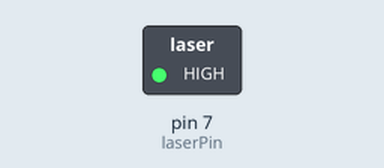
This sketch was run on a simulated Arduino Uno, built with avr-gcc and run on an emulated ATmega328P. On the bench: switched loads named in the sketch (green lamp = pin HIGH). Dashed ring = blinking.

Above: at 0.05 s.
Timing chart, 0 to 3.0 s (numbered marks = the images above):
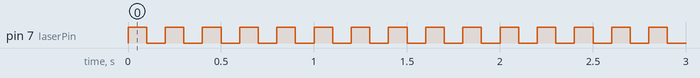

The sketch:

lazer.ino
```cpp
int laserPin = 7;

void setup ()
{
  pinMode(laserPin, OUTPUT);
}

void loop () {
  digitalWrite(laserPin, HIGH);
  delay(100);
  digitalWrite(laserPin, LOW);
  delay(100);
}
```

Measured:
- by itself, pin 7 (laserPin): alternates HIGH for 0.10 s and LOW for 0.10 s
